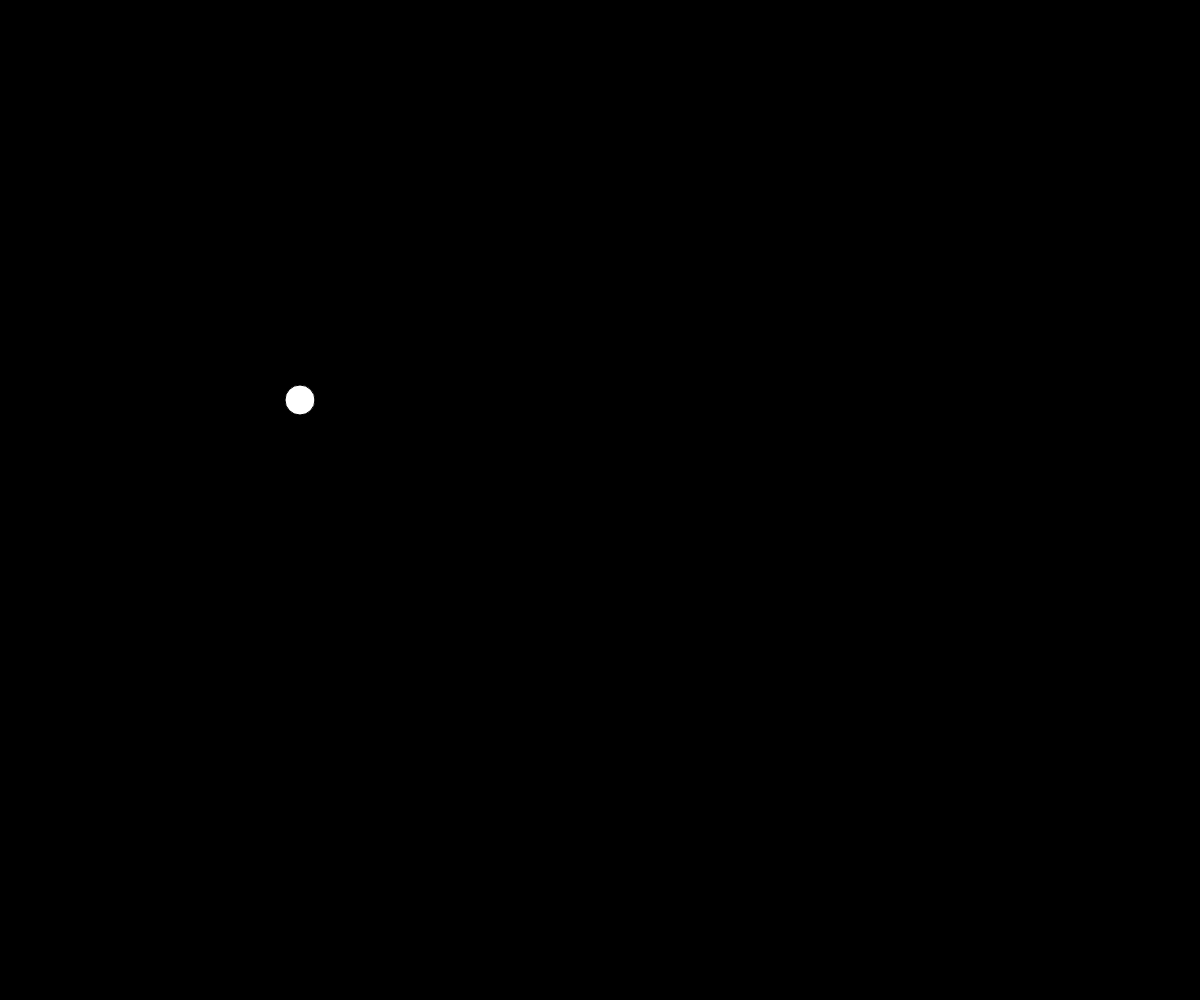
Frame 1 (no input)
Frame 60 (no input): identical to frame 1, image omitted
Frame 120 (the mouse pressed at the canvas centre since frame 60): identical to frame 1, image omitted

The p5.js sketch that drew this single still picture (run headless with seeded random() and noise() and a simulated clock; from frame 60 on, the mouse is pressed at the canvas centre):

// p5.js sketch
// ── sketch.js
function setup() {
  createCanvas(windowWidth, windowHeight);
  frameRate(60);
}

var fixed = false;
var mouseClickedDetection = 0;
var gClickDetection = false;
var ForMouseClickedP0;
var ForMouseClickedP1;
var isDeleteMode = false;
var slowness = false;
var drawTransparentCircleGravityThingy = false;
var sizeOfTransparentCircleGravityThingy = 20;
var stuffTobeDrawn = [];
var isMouseControl = false;
var isPaused = false;

var Ball = {
  a: [0, 0],
  v: [0, 0],
  p: [300, 400],
}

function mouseClicked() {
  if (mouseClickedDetection == 0) {
    ForMouseClickedP0 = mouseX;
    ForMouseClickedP1 = mouseY;
    mouseClickedDetection = 1;
  } else {
    let distanceMoveX = mouseX - ForMouseClickedP0;
    let distanceMoveY = mouseY - ForMouseClickedP1;
    Ball.v[0] = distanceMoveX * 0.5;
    Ball.v[1] = distanceMoveY * 0.5;
    mouseClickedDetection = 0;
  }
}

function draw() {
  background(0);

  if (mouseClickedDetection == 1) {
    push();
    strokeWeight(5);
    stroke(123, 234, 132);
    line(ForMouseClickedP0, ForMouseClickedP1, mouseX, mouseY);
    pop();
  }

  if (isMouseControl) {
    noCursor();
    Ball.p[0] = mouseX;
    Ball.p[1] = mouseY;
  }


  if (!isPaused && !isMouseControl) {
    Ball.a[0] = 0;
    Ball.a[1] = 0;
  }

  for (let i = 0; i < stuffTobeDrawn.length; i++) {
    let ObjX = stuffTobeDrawn[i][0];
    let ObjY = stuffTobeDrawn[i][1];
    let ObjSize = stuffTobeDrawn[i][2];
    let whetherSlow = stuffTobeDrawn[i][3];

    if (ObjSize >= 0 && !whetherSlow) fill(color(255, 0, 0));
    else if (ObjSize < 0 && !whetherSlow) fill(color(0, 0, 255));
    else fill(color(255, 255, 0));

    circle(ObjX, ObjY, ObjSize);

    let dx = ObjX - Ball.p[0];
    let dy = ObjY - Ball.p[1];
    let r = sqrt(dx * dx + dy * dy);
    if (r === 0) r = 0.1;

    let gravityConstant = 0.0005; 
    let Fg = gravityConstant * (ObjSize ** 3 * 10) / (r * r);


    if (!isPaused && !isMouseControl) {
      let ax = (dx / r) * Fg;
      let ay = (dy / r) * Fg;

      if (whetherSlow) {
        ax *= 0.1;
        ay *= 0.1;
      }

      Ball.a[0] += ax;
      Ball.a[1] += ay;
    }


    if (isDeleteMode) {
      if (dist(mouseX, mouseY, ObjX, ObjY) <= abs(ObjSize) / 2) {
        stuffTobeDrawn.splice(i, 1);
      }
    }

    if (r <= (abs(ObjSize) + 30) / 2) {
      Ball.v[0] = -Ball.v[0];
      Ball.v[1] = -Ball.v[1];
      Ball.p[0] += Ball.v[0];
      Ball.p[1] += Ball.v[1];
    }
  }

  if (!isPaused && !isMouseControl) {
    Ball.v[0] += Ball.a[0];
    Ball.v[1] += Ball.a[1];
    Ball.p[0] += Ball.v[0];
    Ball.p[1] += Ball.v[1];
  }

  if (!drawTransparentCircleGravityThingy && !isMouseControl) cursor();

  if (Ball.p[0] >= width || Ball.p[0] <= 0) {
    if (!isMouseControl) {
      Ball.v[0] *= -0.75;
      Ball.p[0] += Ball.v[0];
    }
  }
  if (Ball.p[1] >= height || Ball.p[1] <= 0) {
    if (!isMouseControl) {
      Ball.v[1] *= -0.75;
      Ball.p[1] += Ball.v[1];
    }
  }


  fill(255);
  circle(Ball.p[0], Ball.p[1], 30);

  if (drawTransparentCircleGravityThingy) {
    noStroke();
    if (sizeOfTransparentCircleGravityThingy >= 0 && !slowness) fill(color(255, 0, 0, 50));
    else if (sizeOfTransparentCircleGravityThingy < 0 && !slowness) fill(color(0, 0, 255, 50));
    else fill(color(255, 255, 0, 50));

    circle(mouseX, mouseY, sizeOfTransparentCircleGravityThingy);
    noCursor();
    fill(255);
  }
}

document.addEventListener('keypress', (e) => {
  switch (e.key) {
    case 'r':
      Ball.a = [0, 0];
      Ball.v = [0, 0];
      Ball.p = [300, 400];
      mouseClickedDetection = 0;
      stuffTobeDrawn = [];
      drawTransparentCircleGravityThingy = false;
      gClickDetection = false;
      break;
    case 'g':
      if (!gClickDetection) drawTransparentCircleGravityThingy = true;
      else {
        drawTransparentCircleGravityThingy = false;
        cursor();
        stuffTobeDrawn.push([mouseX, mouseY, sizeOfTransparentCircleGravityThingy, slowness]);
        if (!fixed) sizeOfTransparentCircleGravityThingy = 20;
      }
      gClickDetection = !gClickDetection;
      break;
    case 't':
      if (drawTransparentCircleGravityThingy) sizeOfTransparentCircleGravityThingy += 5;
      break;
    case 'y':
      if (drawTransparentCircleGravityThingy) sizeOfTransparentCircleGravityThingy -= 5;
      break;
    case 's':
      if (drawTransparentCircleGravityThingy) slowness = !slowness;
      break;
    case 'p':
      isPaused = !isPaused;
      break;
    case 'm':
      isMouseControl = !isMouseControl;
      break;
    case 'd':
      isDeleteMode = !isDeleteMode;
      break;
    case 'f':
      fixed = !fixed;
      break;
    case 'l':
      if (drawTransparentCircleGravityThingy) sizeOfTransparentCircleGravityThingy = -sizeOfTransparentCircleGravityThingy;
      break;
  }
});
